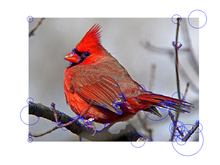
%> input picture hw3/vis1.png, 220 x 165 px, shrunk from 840 x 630 before the run
$ octave --eval "result = extract_keypoints('vis1.png');"   (GNU Octave 9; MATLAB toolbox functions it lacks are replaced by stand-ins)
%> lines starting %> are read from the running program, lines starting %| are printed output that depends on the picture
function [x, y, scores, Ih, Iv] = extract_keypoints(image)
%> called with image = 'vis1.png'
img = imread(image);
%> img is the input picture: size 165x220x3 uint8; mean R, G, B 194.1, 180.4, 182.9

% Part a
k = 0.05;                               % set value k from the algorithm to be 0.05
h = 5;                                  % the window size
I = double(im2gray(img));             % convert the image to grayscale double
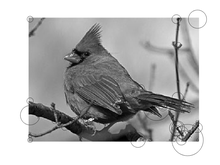
%> I: size 165x220 double; min 0, max 255, mean 184.8

filter = [1 0 -1];    % gradient filter
Ih = imfilter(I, filter);             % apply the gradient filter
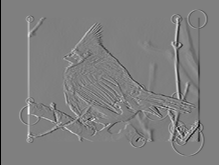
%> Ih: size 165x220 double; min -255, max 255, mean 0; drawn with min black and max white
Iv = imfilter(I, filter');
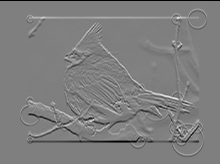
%> Iv: size 165x220 double; min -255, max 255, mean 0; mean of the top-left, top-right, bottom-left and bottom-right quarters -0.7, -1.1, 0.7, 1; drawn with min black and max white

row_num = size(img,1);                    % number of rows in the image
%> row_num = 165
col_num = size(img,2);                    % number of columns in the image
%> col_num = 220

R = zeros(row_num, col_num);            % initialize R that stores the scores for each pixel

% Part b
n_range = ceil((h/2)-1);                % find the largest number that is less than half_window_size

for i = 1:row_num                       % loop through each pixel
    for j = 1:col_num
        M = zeros(2,2);                 % initialize the M matrix
        if i <= n_range || i > row_num-n_range || j <= n_range || j > col_num-n_range     % not enough neighbors, set their R values to -Inf
            R(i,j) = -Inf;
        else                                          % for pixels that have enough neighbors, we use the algroithm to compute R
            for x = i-n_range:i+n_range
                for y = j-n_range:j+n_range
                    M(1,1) = M(1,1) + Ih(x,y)^2;
                    M(1,2) = M(1,2) + Ih(x,y)*Iv(x,y);
                    M(2,1) = M(2,1) + Ih(x,y)*Iv(x,y);
                    M(2,2) = M(2,2) + Iv(x,y)^2;
                end
            end
            R(i,j) = det(M) - k*(trace(M)^2);      % compute R
        end
    end
end
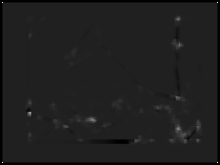
%> R: size 165x220 double; 4.2% of the values are NaN or infinite; the others: min -1.17e+10, max 8.03e+10, mean 135648887.4; drawn with min black, max white, NaN and infinite black
%> after the loop, M = [0 0; 0 0]

% Part c
% set the threshold
threshold = abs(5*mean(R(R ~= -Inf)));      % set threshold to 5 times the average of the valid R values
%> threshold = 678244436.8

% Part d
valid_xy = ones(row_num,col_num);           % a flag matrix tracking if each pixel is a valid key point

for i = 1:row_num                           % for each pixel, check if it's a valid key point
    for j = 1:col_num
        comp = R(i,j);
        if comp == -inf                     % kill the point if its R value is -Inf
            valid_xy(i,j) = 0;
        elseif comp <= threshold            % kill the point if its R value is less than threshold
            valid_xy(i,j) = 0;
        elseif i == 1 || i == row_num || j == 1 || j == col_num         % kill the point if it doesn't have 8 neighbors
            valid_xy(i,j) = 0;
        % kill the point if it is not larger than all of its 8 neighbors
        elseif comp <= R(i-1,j-1) || comp <= R(i-1,j) || comp <= R(i-1,j+1) || comp <= R(i,j-1) || comp <= R(i,j+1) || comp <= R(i+1,j-1) || comp <= R(i+1,j) || comp <= R(i+1,j+1)
            valid_xy(i,j) = 0;
        end
    end
end
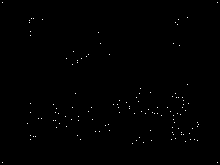
%> valid_xy: size 165x220 double; values 0 (black) and 1 (white), 0.35% white in thin lines or dots

scores = [];
x = [];
y = [];
counter = 1;                                    % tracks the position of next value in scores, x, and y

for i = 1:row_num
    for j = 1:col_num
        if valid_xy(i,j) == 1                   % if the point passed the validation tests in the previous part, its valid_xy value is 1
            scores(counter,1) = R(i,j);         % add the R score of the key point to the scores vector
            x(counter,1) = i;                   % add the x coord of the key point to the scores vector
            y(counter,1) = j;                   % add the y coord of the key point to the scores vector
            counter = counter + 1;              % increment the counter
        end
    end
end
%> after the loop, counter = 127; scores = 126 values, max 8.03e+10 at index 1, min 697139410 at index 15, mean 8.35e+09; x = 126 values from 3 to 163; y = 126 values, max 218 at index 2, min 3 at index 1, mean 122

% Part e
figure;
imshow(img);
hold on;

for i = 1:length(x)
    plot(y(i), x(i), 'bo', 'MarkerSize', scores(i)/1000000000);     % plot the key points, scaled by their scores
end
%> this loop made 126 passes
%> `result = extract_keypoints('vis1.png');`:
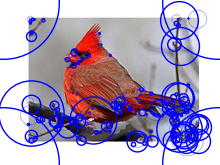
%> figure redrawn from the program's plot data
%> `result = extract_keypoints('vis1.png');`: result = 126 values from 3 to 163
